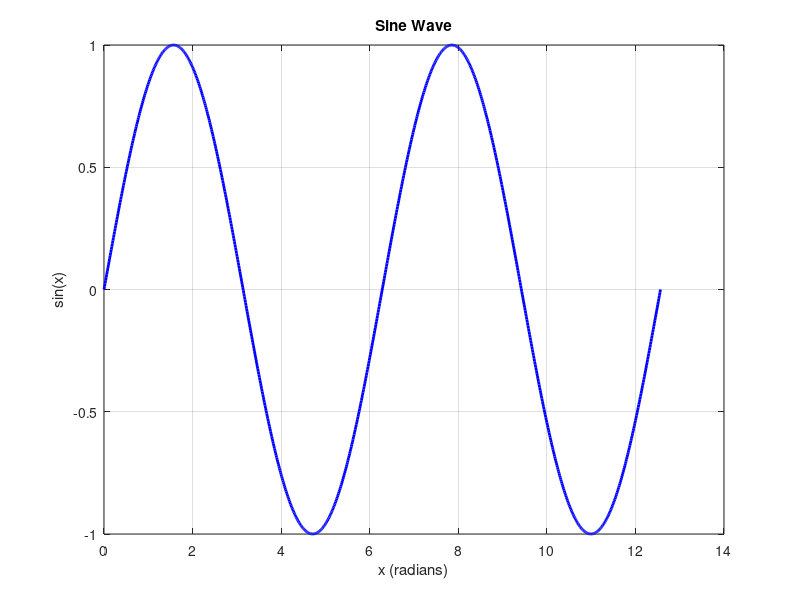

MATLAB code to generate this figure:
% This script plots a sine wave

x = linspace(0, 4*pi, 1000); % Generate 1000 points from 0 to 4*pi
y = sin(x); % Calculate the sine of x

% Create the plot
figure;
plot(x, y, 'b-', 'LineWidth', 2); % Plot with a blue line
title('Sine Wave');
xlabel('x (radians)');
ylabel('sin(x)');
grid on; % Add a grid for better readability
